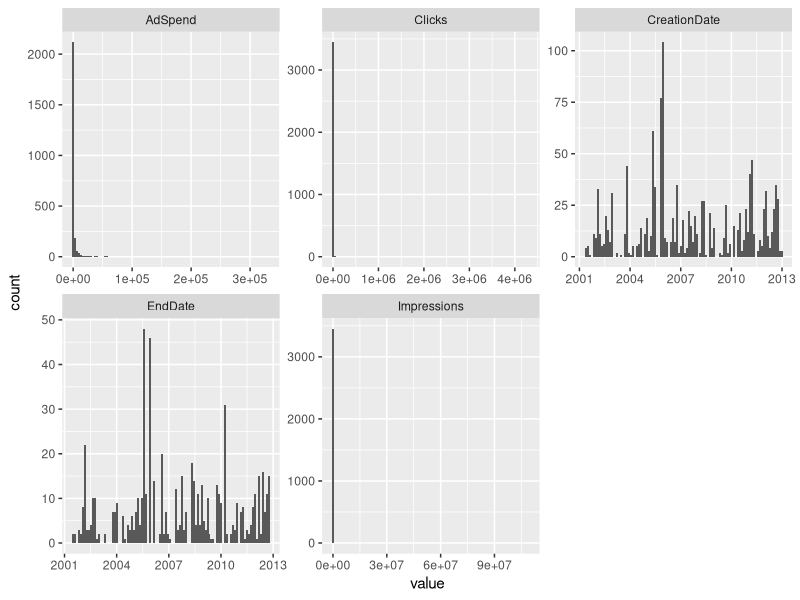

Reproduce this figure in R.
## ---- chunk 1
library(tidyverse, quietly = TRUE); library(readr)
FacebookAds <- read_csv("FacebookAds.csv")

## ---- chunk 2
FacebookAds_quant <-
  FacebookAds %>%
  select(AdID, AdSpend, Impressions, Clicks, CreationDate,
         EndDate) %>%
  mutate(CreationDate = lubridate::ymd_hms(CreationDate) %>%
           lubridate::decimal_date(),
         EndDate = lubridate::ymd_hms(EndDate) %>%
           lubridate::decimal_date()) %>%
  gather(stat, value, -AdID)

ggplot(FacebookAds_quant, aes(value)) +
  geom_histogram(bins = 100) +
  facet_wrap(~stat, scales = "free")
## ---- chunk 3
# FacebookAds_quant %>% 
#   spread(stat, value) %>%
#   mutate(clicks_per_spend = Clicks / AdSpend,
#          impr_per_spend   = Impressions / AdSpend)
#   ggplot(aes(clicks_per_spend, impr_per_spend)) +
#   geom_point()
